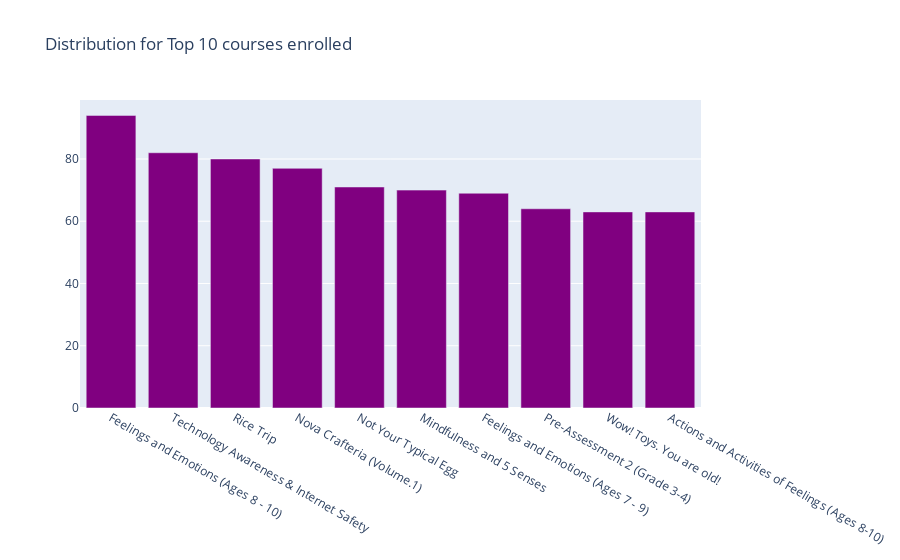

Write notebook code for a chart like this one.
### Code cell
# Plot Distribution for top10 courses enrolled.
freq_course = enrolled_course_top5.course.value_counts().to_frame().reset_index(drop=False)
freq_course.columns = ['course', 'n']

# Visualise
# Create a bar trace
trace = go.Bar(
    x=freq_course['course'],
    y=freq_course['n'],
    marker=dict(color='purple')  # Specify the desired color
)

# Create the layout
layout = go.Layout()

# Create the figure
fig = go.Figure(data=[trace], layout=layout)
fig.update_layout(title = 'Distribution for Top 10 courses enrolled')
fig.show()

### Figure 1 — Plotly figure (JSON) as saved in the notebook; plotly's stock layout.template omitted (floating-point values rounded to 4 significant figures)
{"data": [{"marker": {"color": "purple"}, "type": "bar", "x": ["Feelings and Emotions (Ages 8 - 10)", "Technology Awareness & Internet Safety ", "Rice Trip", "Nova Crafteria (Volume.1)", "Not Your Typical Egg ", "Mindfulness and 5 Senses", "Feelings and Emotions (Ages 7 - 9)", "Pre-Assessment 2 (Grade 3-4)", "Wow! Toys. You are old!", "Actions and Activities of Feelings (Ages 8-10)"], "y": [94, 82, 80, 77, 71, 70, 69, 64, 63, 63]}], "layout": {"title": {"text": "Distribution for Top 10 courses enrolled"}}}
